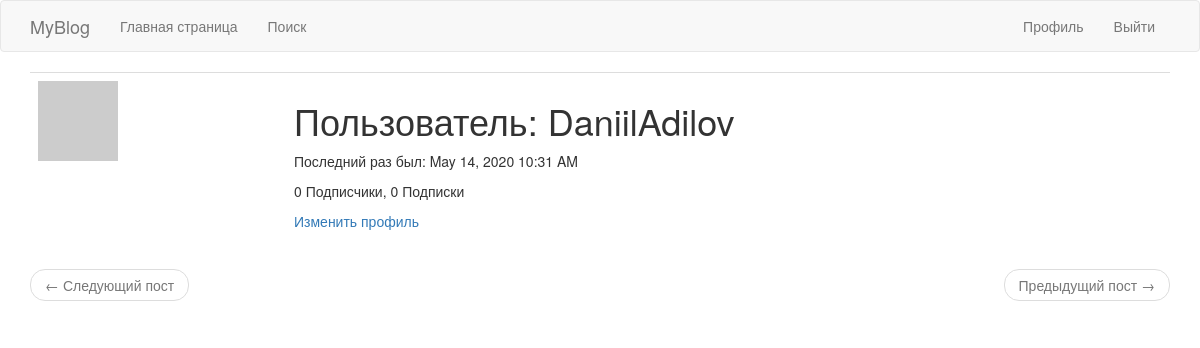
Before: /user/DaniilAdilov (signed in) with the older database file.
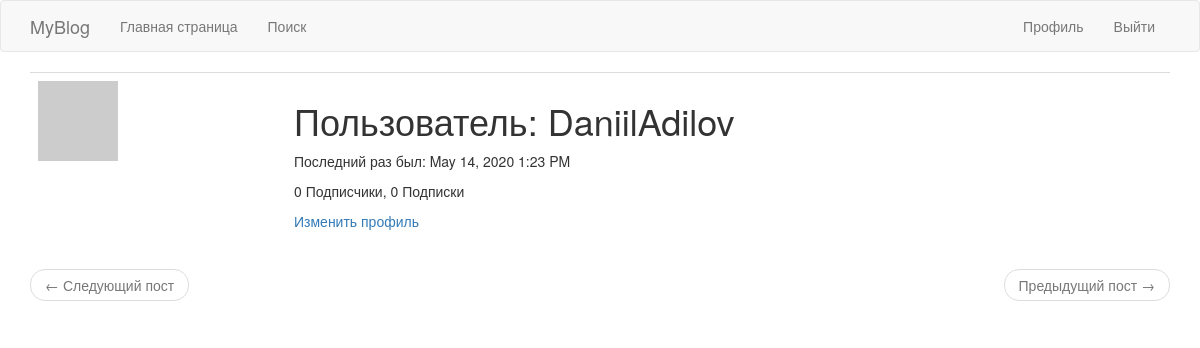
After: the same page with the newer database file.
### app/models.py (models this page shows, shortened)
class User(UserMixin, db.Model):
    id = db.Column(db.Integer, primary_key=True)
    username = db.Column(db.String(64), index=True, unique=True)
    email = db.Column(db.String(120), index=True, unique=True)
    password_hash = db.Column(db.String(128))
    posts = db.relationship('Post', backref='author', lazy='dynamic')
    about_me = db.Column(db.String(140))
    last_seen = db.Column(db.DateTime, default=datetime.utcnow)
    def avatar(self, size):
        digest = md5 (self.email.lower().encode('utf-8')).hexdigest()
        return 'https://www.gravatar.com/avatar/{}?d=identicon&s={}'.format(
            digest, size)
    followed = db.relationship(
        'User', secondary=followers,
        primaryjoin=(followers.c.follower_id == id),
        secondaryjoin=(followers.c.followed_id == id),
        backref=db.backref('followers', lazy='dynamic'), lazy='dynamic')

### app/routes.py (the view)
@app.route('/user/<username>')
@login_required
def user(username):
    user = User.query.filter_by(username=username).first_or_404()
    page = request.args.get('page', 1, type=int)
    posts = user.posts.order_by(Post.timestamp.desc()).paginate(
        page, app.config['POSTS_PER_PAGE'], False)
    next_url = url_for('user', username=user.username, page=posts.next_num) \
        if posts.has_next else None
    prev_url = url_for('user', username=user.username, page=posts.prev_num) \
        if posts.has_prev else None
    return render_template('user.html', user=user, posts=posts.items,
                           next_url=next_url, prev_url=prev_url)

### app/models.py (called while the page is built)
@login.user_loader
def load_user(id):
    return User.query.get(int(id))

### app/routes.py (called while the page is built)
@app.before_request
def before_request():
    if current_user.is_authenticated:
        current_user.last_seen = datetime.utcnow()
        db.session.commit()
    g.locale = str(get_locale())

### app/templates/user.html (shortened to what this page needs)
{% extends "base.html" %}
{% block app_content %}
    <table class="table table-hover">
        <tr>
            <td width="256px"><img src="{{ user.avatar(256) }}"></td>
            <td>
                <h1>{{ _('Пользователь') }}: {{ user.username }}</h1>
                {% if user.last_seen %}
                <p>{{ _('Последний раз был') }}: {{ moment(user.last_seen).format('LLL') }}</p>
                {% endif %}
                <p>{{ _('%(count)d Подписчики', count=user.followers.count()) }}, {{ _('%(count)d Подписки', count=user.followed.count()) }}</p>
                {% if user == current_user %}
                <p><a href="{{ url_for('edit_profile') }}">{{ _('Изменить профиль') }}</a></p>
                {% elif not current_user.is_following(user) %}
                <p><a href="{{ url_for('follow', username=user.username) }}">{{ _('Подписаться') }}</a></p>
                {% else %}
                <p><a href="{{ url_for('unfollow', username=user.username) }}">{{ _('Отписаться') }}</a></p>
                {% endif %}
            </td>
        </tr>
    </table>
    <nav aria-label="...">
        <ul class="pager">
            <li class="previous{% if not prev_url %} disabled{% endif %}">
                <a href="{{ prev_url or '#' }}">
                    <span aria-hidden="true">&larr;</span> {{ _('Следующий пост') }}
                </a>
            </li>
            <li class="next{% if not next_url %} disabled{% endif %}">
                <a href="{{ next_url or '#' }}">
                    {{ _('Предыдущий пост') }} <span aria-hidden="true">&rarr;</span>
                </a>
            </li>
        </ul>
    </nav>
{% endblock %}

### app/templates/base.html (shortened to what this page needs)
{% extends 'bootstrap/base.html' %}
{% block navbar %}
    <nav class="navbar navbar-default">
        <div class="container">
            <div class="navbar-header">
                <a class="navbar-brand" href="{{ url_for('index') }}">MyBlog</a>
            </div>
            <div class="collapse navbar-collapse" id="bs-example-navbar-collapse-1">
                <ul class="nav navbar-nav">
                    <li><a href="{{ url_for('index') }}">{{ _('Главная страница') }}</a></li>
                    <li><a href="{{ url_for('explore') }}">{{ _('Поиск') }}</a></li>
                </ul>
                <ul class="nav navbar-nav navbar-right">
                    {% if current_user.is_anonymous %}
                    <li><a href="{{ url_for('login') }}">{{ _('Войти') }}</a></li>
                    {% else %}
                    <li><a href="{{ url_for('user', username=current_user.username) }}">{{ _('Профиль') }}</a></li>
                    <li><a href="{{ url_for('logout') }}">{{ _('Выйти') }}</a></li>
                    {% endif %}
                </ul>
            </div>
        </div>
    </nav>
{% endblock %}
{% block content %}
    <div class="container">
        {% block app_content %}{% endblock %}
    </div>
{% endblock %}

Changed rows visible on the page:
changed User "DaniilAdilov": last_seen "May 14, 2020 10:31 AM" → "May 14, 2020 1:23 PM"
